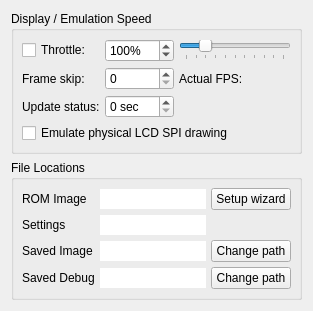
          <widget class="QWidget" name="tab_3">
           <attribute name="title">
            <string>Emulation</string>
           </attribute>
           <layout class="QGridLayout" name="gridLayout_10">
            <item row="4" column="0">
             <spacer name="verticalSpacer_3">
              <property name="orientation">
               <enum>Qt::Vertical</enum>
              </property>
              <property name="sizeHint" stdset="0">
               <size>
                <width>20</width>
                <height>0</height>
               </size>
              </property>
             </spacer>
            </item>
            <item row="2" column="0">
             <widget class="QGroupBox" name="romgroup">
              <property name="title">
               <string>File Locations</string>
              </property>
              <layout class="QGridLayout" name="gridLayout_9">
               <property name="leftMargin">
                <number>8</number>
               </property>
               <property name="topMargin">
                <number>8</number>
               </property>
               <property name="rightMargin">
                <number>8</number>
               </property>
               <property name="bottomMargin">
                <number>8</number>
               </property>
               <property name="spacing">
                <number>5</number>
               </property>
               <item row="0" column="1">
                <widget class="QLineEdit" name="pathRom">
                 <property name="focusPolicy">
                  <enum>Qt::NoFocus</enum>
                 </property>
                 <property name="frame">
                  <bool>false</bool>
                 </property>
                 <property name="readOnly">
                  <bool>true</bool>
                 </property>
                </widget>
               </item>
               <item row="1" column="0">
                <widget class="QLabel" name="label_16">
                 <property name="text">
                  <string>Settings</string>
                 </property>
                </widget>
               </item>
               <item row="0" column="2">
                <widget class="QPushButton" name="buttonRunSetup">
                 <property name="sizePolicy">
                  <sizepolicy hsizetype="Preferred" vsizetype="Maximum">
                   <horstretch>0</horstretch>
                   <verstretch>0</verstretch>
                  </sizepolicy>
                 </property>
                 <property name="minimumSize">
                  <size>
                   <width>0</width>
                   <height>0</height>
                  </size>
                 </property>
                 <property name="focusPolicy">
                  <enum>Qt::NoFocus</enum>
                 </property>
                 <property name="text">
                  <string>Setup wizard</string>
                 </property>
                 <property name="flat">
                  <bool>false</bool>
                 </property>
                </widget>
               </item>
               <item row="3" column="0">
                <widget class="QLabel" name="label_6">
                 <property name="text">
                  <string>Saved Image</string>
                 </property>
                </widget>
               </item>
               <item row="4" column="1">
                <widget class="QLineEdit" name="pathDebug">
                 <property name="focusPolicy">
                  <enum>Qt::NoFocus</enum>
                 </property>
                 <property name="frame">
                  <bool>false</bool>
                 </property>
                 <property name="readOnly">
                  <bool>true</bool>
                 </property>
                </widget>
               </item>
               <item row="4" column="0">
                <widget class="QLabel" name="label_15">
                 <property name="text">
                  <string>Saved Debug</string>
                 </property>
                </widget>
               </item>
               <item row="3" column="2">
                <widget class="QPushButton" name="buttonChangeSavedImagePath">
                 <property name="sizePolicy">
                  <sizepolicy hsizetype="Preferred" vsizetype="Maximum">
                   <horstretch>0</horstretch>
                   <verstretch>0</verstretch>
                  </sizepolicy>
                 </property>
                 <property name="minimumSize">
                  <size>
                   <width>0</width>
                   <height>0</height>
                  </size>
                 </property>
                 <property name="focusPolicy">
                  <enum>Qt::NoFocus</enum>
                 </property>
                 <property name="text">
                  <string>Change path</string>
                 </property>
                 <property name="flat">
                  <bool>false</bool>
                 </property>
                </widget>
               </item>
               <item row="4" column="2">
                <widget class="QPushButton" name="buttonChangeSavedDebugPath">
                 <property name="sizePolicy">
                  <sizepolicy hsizetype="Preferred" vsizetype="Maximum">
                   <horstretch>0</horstretch>
                   <verstretch>0</verstretch>
                  </sizepolicy>
                 </property>
                 <property name="minimumSize">
                  <size>
                   <width>0</width>
                   <height>0</height>
                  </size>
                 </property>
                 <property name="focusPolicy">
                  <enum>Qt::NoFocus</enum>
                 </property>
                 <property name="text">
                  <string>Change path</string>
                 </property>
                 <property name="flat">
                  <bool>false</bool>
                 </property>
                </widget>
               </item>
               <item row="1" column="1">
                <widget class="QLineEdit" name="pathConfig">
                 <property name="enabled">
                  <bool>true</bool>
                 </property>
                 <property name="focusPolicy">
                  <enum>Qt::NoFocus</enum>
                 </property>
                 <property name="frame">
                  <bool>false</bool>
                 </property>
                 <property name="readOnly">
                  <bool>true</bool>
                 </property>
                </widget>
               </item>
               <item row="3" column="1">
                <widget class="QLineEdit" name="pathImage">
                 <property name="focusPolicy">
                  <enum>Qt::NoFocus</enum>
                 </property>
                 <property name="frame">
                  <bool>false</bool>
                 </property>
                 <property name="readOnly">
                  <bool>true</bool>
                 </property>
                </widget>
               </item>
               <item row="0" column="0">
                <widget class="QLabel" name="label">
                 <property name="text">
                  <string>ROM Image</string>
                 </property>
                </widget>
               </item>
              </layout>
             </widget>
            </item>
            <item row="1" column="0">
             <widget class="QGroupBox" name="groupBox">
              <property name="title">
               <string>Display / Emulation Speed</string>
              </property>
              <layout class="QVBoxLayout" name="verticalLayout">
               <property name="spacing">
                <number>5</number>
               </property>
               <property name="leftMargin">
                <number>8</number>
               </property>
               <property name="topMargin">
                <number>8</number>
               </property>
               <property name="rightMargin">
                <number>8</number>
               </property>
               <property name="bottomMargin">
                <number>8</number>
               </property>
               <item>
                <layout class="QGridLayout" name="gridLayout_20">
                 <property name="bottomMargin">
                  <number>0</number>
                 </property>
                 <item row="0" column="0">
                  <widget class="QCheckBox" name="checkThrottle">
                   <property name="sizePolicy">
                    <sizepolicy hsizetype="Maximum" vsizetype="Fixed">
                     <horstretch>0</horstretch>
                     <verstretch>0</verstretch>
                    </sizepolicy>
                   </property>
                   <property name="focusPolicy">
                    <enum>Qt::NoFocus</enum>
                   </property>
                   <property name="text">
                    <string>Throttle:</string>
                   </property>
                   <property name="checkable">
                    <bool>true</bool>
                   </property>
                   <property name="checked">
                    <bool>false</bool>
                   </property>
                  </widget>
                 </item>
                 <item row="1" column="1">
                  <widget class="QSpinBox" name="guiSkip">
                   <property name="sizePolicy">
                    <sizepolicy hsizetype="Minimum" vsizetype="Maximum">
                     <horstretch>0</horstretch>
                     <verstretch>0</verstretch>
                    </sizepolicy>
                   </property>
                   <property name="focusPolicy">
                    <enum>Qt::ClickFocus</enum>
                   </property>
                   <property name="suffix">
                    <string/>
                   </property>
                   <property name="minimum">
                    <number>0</number>
                   </property>
                   <property name="maximum">
                    <number>30</number>
                   </property>
                   <property name="value">
                    <number>0</number>
                   </property>
                   <property name="displayIntegerBase">
                    <number>10</number>
                   </property>
                  </widget>
                 </item>
                 <item row="0" column="1">
                  <widget class="QSpinBox" name="emulationSpeedSpin">
                   <property name="sizePolicy">
                    <sizepolicy hsizetype="Minimum" vsizetype="Maximum">
                     <horstretch>0</horstretch>
                     <verstretch>0</verstretch>
                    </sizepolicy>
                   </property>
                   <property name="suffix">
                    <string>%</string>
                   </property>
                   <property name="maximum">
                    <number>500</number>
                   </property>
                   <property name="value">
                    <number>100</number>
                   </property>
                   <property name="displayIntegerBase">
                    <number>10</number>
                   </property>
                  </widget>
                 </item>
                 <item row="1" column="0">
                  <widget class="QLabel" name="label_2">
                   <property name="sizePolicy">
                    <sizepolicy hsizetype="Maximum" vsizetype="Preferred">
                     <horstretch>0</horstretch>
                     <verstretch>0</verstretch>
                    </sizepolicy>
                   </property>
                   <property name="text">
                    <string>Frame skip:</string>
                   </property>
                  </widget>
                 </item>
                 <item row="1" column="2">
                  <widget class="QLabel" name="maxFps">
                   <property name="text">
                    <string>Actual FPS:</string>
                   </property>
                   <property name="textFormat">
                    <enum>Qt::PlainText</enum>
                   </property>
                  </widget>
                 </item>
                 <item row="0" column="2">
                  <widget class="QSlider" name="emulationSpeed">
                   <property name="sizePolicy">
                    <sizepolicy hsizetype="Expanding" vsizetype="Fixed">
                     <horstretch>0</horstretch>
                     <verstretch>0</verstretch>
                    </sizepolicy>
                   </property>
                   <property name="focusPolicy">
                    <enum>Qt::ClickFocus</enum>
                   </property>
                   <property name="minimum">
                    <number>0</number>
                   </property>
                   <property name="maximum">
                    <number>500</number>
                   </property>
                   <property name="singleStep">
                    <number>10</number>
                   </property>
                   <property name="pageStep">
                    <number>100</number>
                   </property>
                   <property name="value">
                    <number>100</number>
                   </property>
                   <property name="sliderPosition">
                    <number>100</number>
                   </property>
                   <property name="tracking">
                    <bool>true</bool>
                   </property>
                   <property name="orientation">
                    <enum>Qt::Horizontal</enum>
                   </property>
                   <property name="invertedAppearance">
                    <bool>false</bool>
                   </property>
                   <property name="invertedControls">
                    <bool>false</bool>
                   </property>
                   <property name="tickPosition">
                    <enum>QSlider::TicksBelow</enum>
                   </property>
                   <property name="tickInterval">
                    <number>50</number>
                   </property>
                  </widget>
                 </item>
                 <item row="2" column="0">
                  <widget class="QLabel" name="label_24">
                   <property name="text">
                    <string>Update status:</string>
                   </property>
                  </widget>
                 </item>
                 <item row="2" column="1">
                  <widget class="QSpinBox" name="statusInterval">
                   <property name="sizePolicy">
                    <sizepolicy hsizetype="Minimum" vsizetype="Maximum">
                     <horstretch>0</horstretch>
                     <verstretch>0</verstretch>
                    </sizepolicy>
                   </property>
                   <property name="suffix">
                    <string> sec</string>
                   </property>
                   <property name="prefix">
                    <string/>
                   </property>
                   <property name="maximum">
                    <number>100</number>
                   </property>
                   <property name="displayIntegerBase">
                    <number>10</number>
                   </property>
                  </widget>
                 </item>
                </layout>
               </item>
               <item>
                <widget class="QCheckBox" name="checkSpi">
                 <property name="enabled">
                  <bool>true</bool>
                 </property>
                 <property name="focusPolicy">
                  <enum>Qt::NoFocus</enum>
                 </property>
                 <property name="text">
                  <string>Emulate physical LCD SPI drawing</string>
                 </property>
                </widget>
               </item>
              </layout>
             </widget>
            </item>
           </layout>
          </widget>
